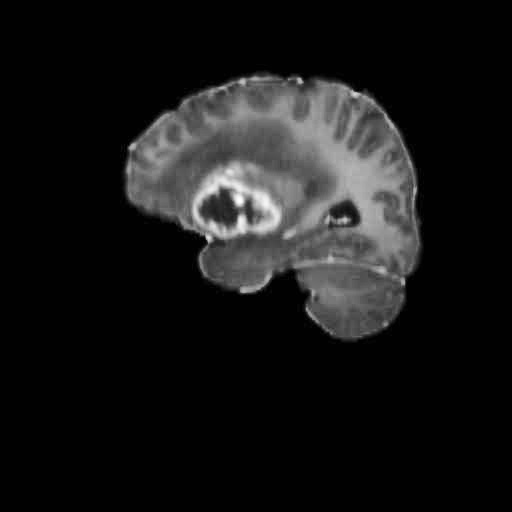
#> input picture DATA/images/train/00059_122.jpg, 512 x 512 px
$ python yolov11_improved_preprocessing.py --input_dir ../../DATA/images/train --output_dir out
#> lines starting #> are read from the running program, lines starting #| are printed output that depends on the picture; after the words box and inside, x2 and y2 are one past the last pixel; in counts of white or black regions, pixels touching at a corner belong together
"""
Enhanced Preprocessing Pipeline for Brain Tumor Detection
Based on Priyadharshini et al. (2025) - Scientific Reports
Implements log transformation, histogram equalization, and edge-based ROI extraction
"""

import cv2
import numpy as np
from pathlib import Path
from typing import Dict, Tuple, Optional
import logging
from PIL import Image

logging.basicConfig(level=logging.INFO)
logger = logging.getLogger(__name__)


class EnhancedMRIPreprocessor:
    """
    Advanced MRI preprocessing following research best practices
    Reference: "A successive framework for brain tumor interpretation using Yolo variants"
    """

    def __init__(self, target_size: Tuple[int, int] = (640, 640)):
#> in process_dataset, image is the input picture: shape (512, 512, 3); min 0, max 255, mean 23.4
        self.target_size = target_size
        self.preprocessing_steps = []

    def log_transformation(self, image: np.ndarray, c: float = 1.0) -> np.ndarray:
        """
        Apply log transformation for intensity normalization
        Enhances low-intensity tumor regions by compressing high-intensity values

        Args:
            image: Input MRI image
            c: Scaling constant (default=1.0)

        Returns:
            Log-transformed image
        """
#> called with c = 1
        # Ensure image is float type
        image_float = image.astype(np.float32)

        # Add small constant to avoid log(0)
        epsilon = 1e-7

        # Apply log transformation: s = c * log(1 + r)
        log_transformed = c * np.log1p(image_float + epsilon)
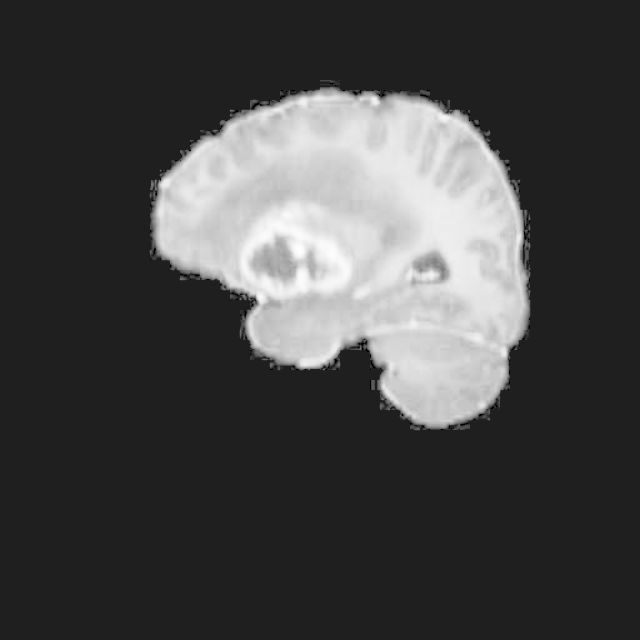
#> log_transformed: shape (640, 640, 3) float32; min 1e-07, max 5.55, mean 1.54; drawn with min black and max white

        # Normalize to 0-255 range
        log_transformed = cv2.normalize(log_transformed, None, 0, 255, cv2.NORM_MINMAX)

        return log_transformed.astype(np.uint8)

    def adaptive_histogram_equalization(self, image: np.ndarray,
                                       clip_limit: float = 2.0,
                                       tile_grid_size: Tuple[int, int] = (8, 8)) -> np.ndarray:
        """
        Apply CLAHE (Contrast Limited Adaptive Histogram Equalization)
        Enhances local contrast while preventing over-amplification

        Args:
            image: Input image
            clip_limit: Threshold for contrast limiting
            tile_grid_size: Size of grid for histogram equalization

        Returns:
            Contrast-enhanced image
        """
#> called with clip_limit = 2, tile_grid_size = (8, 8)
        # Convert to grayscale if needed
        if len(image.shape) == 3:
            gray = cv2.cvtColor(image, cv2.COLOR_BGR2GRAY)
        else:
            gray = image

        # Create CLAHE object
        clahe = cv2.createCLAHE(clipLimit=clip_limit, tileGridSize=tile_grid_size)

        # Apply CLAHE
        equalized = clahe.apply(gray)
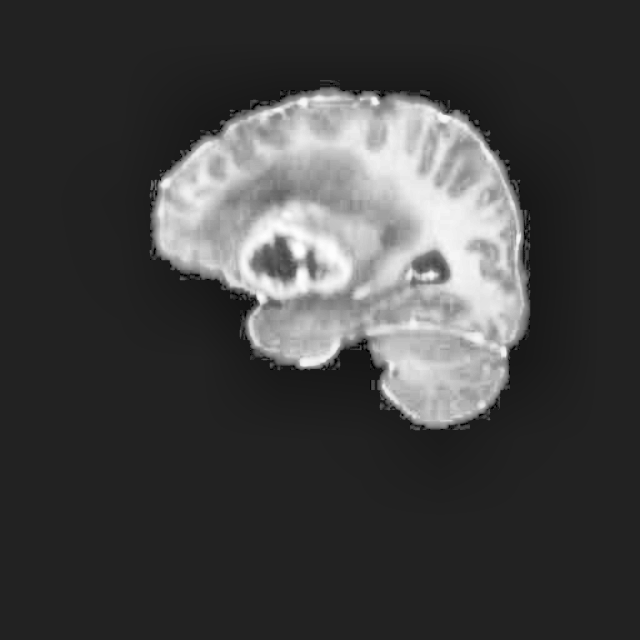
#> equalized: shape (640, 640); min 1, max 255, mean 65.6

        return equalized

    def edge_based_roi_extraction(self, image: np.ndarray,
                                  canny_low: int = 50,
                                  canny_high: int = 150,
                                  dilation_kernel_size: int = 3,
                                  dilation_iterations: int = 2) -> Tuple[np.ndarray, np.ndarray]:
        """
        Extract Region of Interest using Canny edge detection
        Helps focus model attention on tumor boundaries

        Args:
            image: Input image
            canny_low: Lower threshold for Canny edge detection
            canny_high: Upper threshold for Canny edge detection
            dilation_kernel_size: Size of dilation kernel
            dilation_iterations: Number of dilation iterations

        Returns:
            Tuple of (edge image, dilated edge mask)
        """
#> called with canny_low = 50, canny_high = 150, dilation_kernel_size = 3, dilation_iterations = 2
        # Convert to grayscale if needed
        if len(image.shape) == 3:
            gray = cv2.cvtColor(image, cv2.COLOR_BGR2GRAY)
        else:
            gray = image

        # Apply Gaussian blur to reduce noise
        blurred = cv2.GaussianBlur(gray, (5, 5), 0)

        # Detect edges using Canny
        edges = cv2.Canny(blurred, canny_low, canny_high)
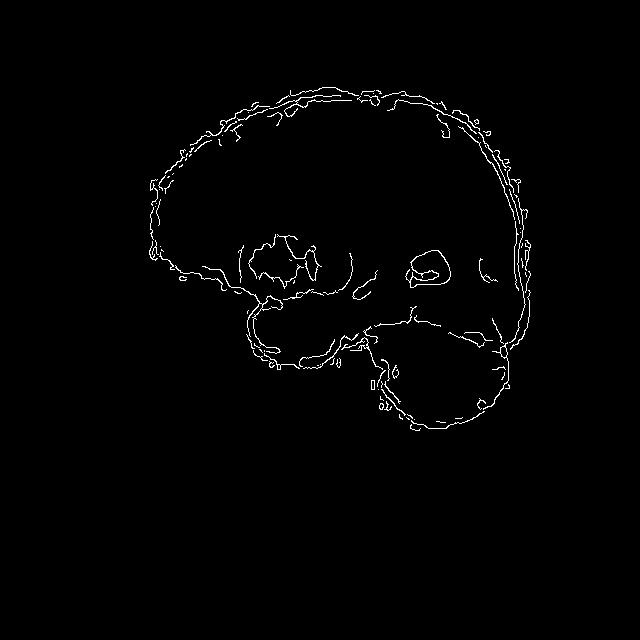
#> edges: shape (640, 640); 1.2% white in thin lines or dots, all inside (x1, y1, x2, y2) = (149, 87, 531, 431)

        # Create dilation kernel
        kernel = np.ones((dilation_kernel_size, dilation_kernel_size), np.uint8)

        # Dilate edges to ensure complete tumor coverage
        dilated_edges = cv2.dilate(edges, kernel, iterations=dilation_iterations)
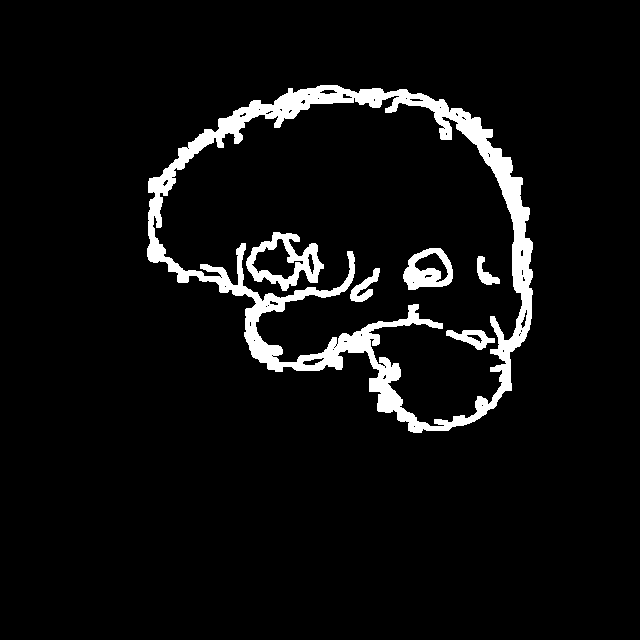
#> dilated_edges: shape (640, 640); 5.8% white; 6 white regions, box (x1, y1, x2, y2) and area: (147, 85, 533, 433) 19781, (246, 232, 324, 291) 1765, (403, 248, 453, 290) 1165, (446, 330, 495, 350) 483, (350, 268, 380, 302) 416, (477, 256, 500, 285) 295

        return edges, dilated_edges

    def intensity_normalization(self, image: np.ndarray) -> np.ndarray:
        """
        Normalize image intensity to [0, 1] range
        Ensures consistency across different MRI scanners

        Args:
            image: Input image

        Returns:
            Normalized image
        """
        # Convert to float
        image_float = image.astype(np.float32)
#> image_float: shape (640, 640) float32

        # Normalize to 0-1
        normalized = (image_float - image_float.min()) / (image_float.max() - image_float.min() + 1e-7)

        return normalized

    def apply_full_pipeline(self, image: np.ndarray,
                           return_intermediate: bool = False) -> Dict[str, np.ndarray]:
        """
        Apply complete preprocessing pipeline as described in research

        Pipeline steps:
        1. Resize to target size
        2. Log transformation for intensity normalization
        3. Histogram equalization for contrast enhancement
        4. Edge-based ROI extraction for boundary detection
        5. Intensity normalization

        Args:
            image: Input MRI image
            return_intermediate: If True, return intermediate results

        Returns:
            Dictionary containing processed images and intermediate steps
        """
        results = {}

        # Step 1: Resize
        if image.shape[:2] != self.target_size:
            resized = cv2.resize(image, self.target_size, interpolation=cv2.INTER_LINEAR)
        else:
            resized = image.copy()
        results['resized'] = resized

        # Step 2: Log transformation
        log_transformed = self.log_transformation(resized)
        results['log_transformed'] = log_transformed

        # Step 3: Histogram equalization (CLAHE)
        equalized = self.adaptive_histogram_equalization(log_transformed)
        results['histogram_equalized'] = equalized

        # Step 4: Edge-based ROI extraction
        edges, dilated_edges = self.edge_based_roi_extraction(equalized)
        results['edges'] = edges
        results['dilated_edges'] = dilated_edges

        # Step 5: Intensity normalization
        normalized = self.intensity_normalization(equalized)
        results['normalized'] = normalized

        # Final processed image (convert back to uint8 for YOLO)
        final_processed = (normalized * 255).astype(np.uint8)
        results['final_processed'] = final_processed

        # Add edge information as additional channel if needed
        # This can help YOLO focus on tumor boundaries
        results['edge_enhanced'] = cv2.addWeighted(final_processed, 0.8, dilated_edges, 0.2, 0)

        if not return_intermediate:
            return {'final_processed': final_processed,
                   'edge_enhanced': results['edge_enhanced']}

        return results

    def process_dataset(self, input_dir: Path, output_dir: Path,
                       save_intermediate: bool = False) -> int:
        """
        Process entire dataset with enhanced preprocessing

        Args:
            input_dir: Directory containing input images
            output_dir: Directory to save processed images
            save_intermediate: Save intermediate preprocessing steps

        Returns:
            Number of images processed
        """
        input_dir = Path(input_dir)
        output_dir = Path(output_dir)
        output_dir.mkdir(parents=True, exist_ok=True)

        if save_intermediate:
            for step in ['log_transformed', 'histogram_equalized', 'edges', 'final_processed']:
                (output_dir / step).mkdir(exist_ok=True)

        image_files = list(input_dir.glob('*.jpg')) + list(input_dir.glob('*.png'))
        processed_count = 0

        logger.info(f"Processing {len(image_files)} images from {input_dir}")

        for img_path in image_files:
            try:
                # Read image
                image = cv2.imread(str(img_path))
                if image is None:
                    logger.warning(f"Failed to read {img_path}")
                    continue

                # Apply preprocessing
                results = self.apply_full_pipeline(image, return_intermediate=save_intermediate)
#> results = 2 items

                # Save final processed image
                output_path = output_dir / img_path.name
                cv2.imwrite(str(output_path), results['final_processed'])

                # Save intermediate results if requested
                if save_intermediate:
                    for step, img_data in results.items():
                        if step != 'final_processed' and step != 'normalized':
                            step_dir = output_dir / step
                            cv2.imwrite(str(step_dir / img_path.name), img_data)

                processed_count += 1

                if processed_count % 100 == 0:
                    logger.info(f"Processed {processed_count}/{len(image_files)} images")

            except Exception as e:
                logger.error(f"Error processing {img_path}: {e}")
                continue
#> pass 2 of the loop in process_dataset, `for img_path in image_files:`:
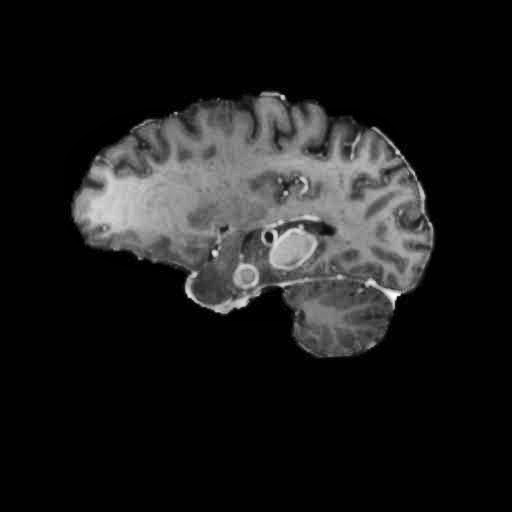
#> input picture DATA/images/train/00061_127.jpg, 512 x 512 px
#> in process_dataset, image is the input picture: shape (512, 512, 3); min 0, max 255, mean 28.2
#> in edge_based_roi_extraction (call 2), `edges = cv2.Canny(blurred, canny_low, canny_high)`:
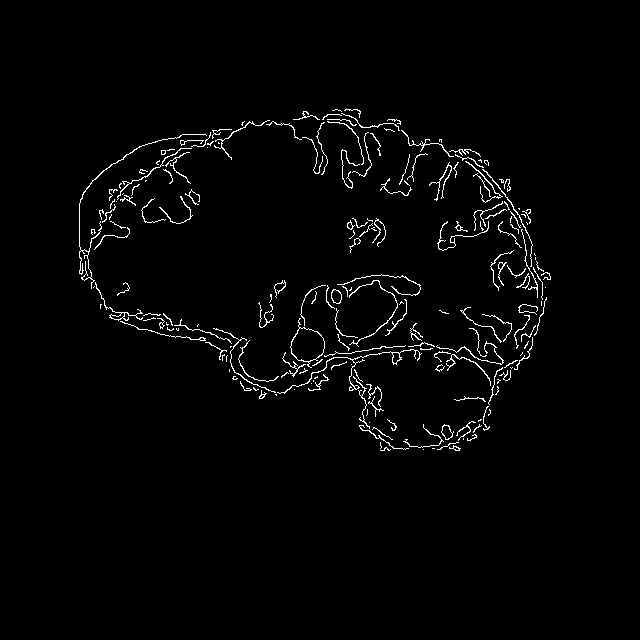
#> edges: shape (640, 640); 2% white in thin lines or dots, all inside (x1, y1, x2, y2) = (79, 109, 551, 451)
#> in edge_based_roi_extraction (call 2), `dilated_edges = cv2.dilate(edges, kernel, iterations=dilation_iteratio..`:
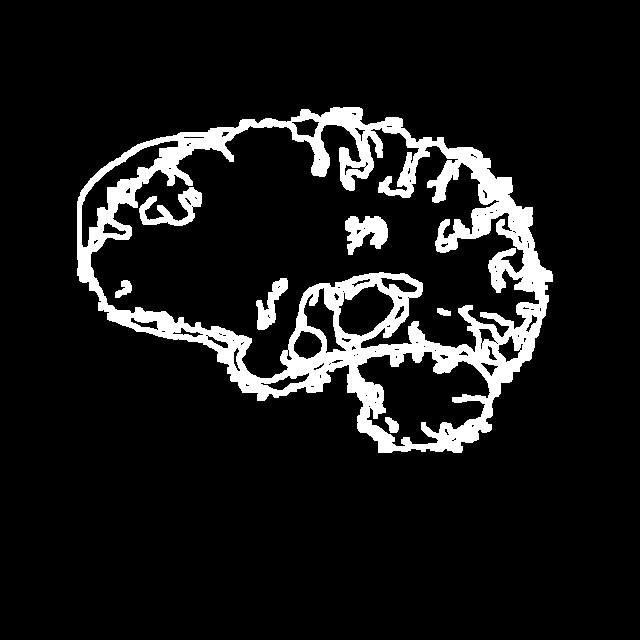
#> dilated_edges: shape (640, 640); 9.9% white; 7 white regions, largest, box (x1, y1, x2, y2) and area: (77, 107, 553, 453) 37130, (345, 216, 388, 255) 1064, (139, 187, 202, 226) 1037

        logger.info(f"Successfully processed {processed_count} images")
        return processed_count


# [61 lines left out: function visualize_preprocessing_steps, not called in this run]


if __name__ == "__main__":
    # Example usage
    import argparse

    parser = argparse.ArgumentParser(description='Enhanced MRI Preprocessing for Brain Tumor Detection')
    parser.add_argument('--input_dir', type=str, required=True, help='Input directory with MRI images')
    parser.add_argument('--output_dir', type=str, required=True, help='Output directory for processed images')
    parser.add_argument('--visualize', type=str, help='Path to single image for visualization')
    parser.add_argument('--save_intermediate', action='store_true', help='Save intermediate preprocessing steps')

    args = parser.parse_args()

    if args.visualize:
        visualize_preprocessing_steps(args.visualize, 'preprocessing_visualization.png')
    else:
        preprocessor = EnhancedMRIPreprocessor()
        preprocessor.process_dataset(args.input_dir, args.output_dir, args.save_intermediate)
